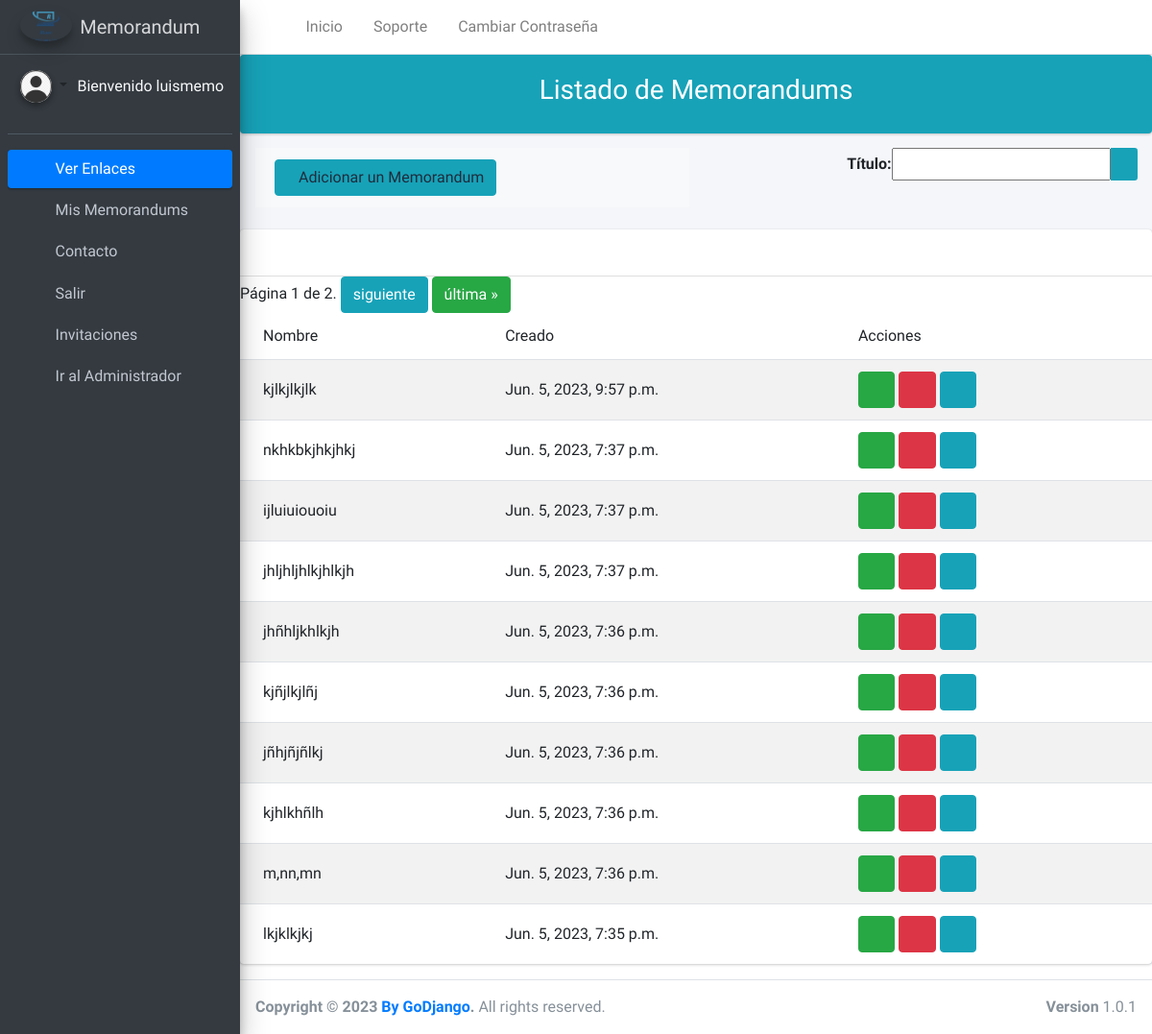
The page /memos/mismemos (signed in) on the database its author committed.
### home/models.py (models this page shows, shortened)
class Empresa(SingletonModel):
    nombre = models.CharField(verbose_name='Nombre de la Empresa',max_length=50)
    logo = models.ImageField(verbose_name='Logo de la Empresa',upload_to="Empresa",null=True,blank=True)
    mision = models.TextField(verbose_name='Misión de la Empresa')
    vision = models.TextField(verbose_name='Visión de la Empresa')
    class Meta:
        verbose_name="Empresa"
        verbose_name_plural="Empresas"

### memorandum/models.py (models this page shows, shortened)
class Menorandum(models.Model):
    id = models.BigAutoField(primary_key=True)
    nombre=models.CharField(verbose_name='Título',max_length=200,unique=True)
    texto=RichTextField()
    email=models.EmailField(verbose_name='Correo Electrónico',max_length=255)
    archivos=models.ManyToManyField('Archivos',blank=True)
    date_expiring=models.DateField(verbose_name='Fecha de Expiración', null=True,blank=True)
    user=models.ForeignKey(User, on_delete=models.CASCADE)
    slug=models.SlugField(max_length=255, null=True, blank=True)
    created_at=models.DateTimeField(auto_now_add=True)
    class Meta:
        verbose_name="Memorandum"
        verbose_name_plural="Memorandums"
        permissions=(('can_download_file','Puede descargar archivos asociados'),)
    REQUIRED_FIELDS=['nombre','texto','email']

### memorandum/views.py (the view)
# urls.py: path('mismemos',memorandus,name="list_memorandums"),
@login_required
def memorandus(request):
    if request.user.is_authenticated:
        empresa = Empresa.objects.first()
        memo = Menorandum.objects.filter(user=request.user).order_by('-created_at')
        filter=MemoFilter(request.GET,queryset=memo)
        memo=filter.qs
        paginator = Paginator(memo, 10)
        page_number = request.GET.get('page')
        page_obj = paginator.get_page(page_number)
        return render(request, 'memo/list-memorandus.html',{'page_obj':page_obj,'filter':filter,'empresa':empresa})
    else:
        return redirect('loginn')

### memorandum/context.py (called while the page is built)
def cant_inv(request):
    if request.user.is_authenticated:
       inv=Invitacion.objects.filter(destinatarios__in=Destinatarios.objects.filter(destinatario=request.user)).count()
    else:
        inv="Debes hacer Login"
    return {'c_invitacion':inv}

### memorandum/templates/memo/list-memorandus.html (shortened to what this page needs)
{% extends 'CRUD/list.html' %}
    {% load static %}
    {%block head%}
    <link rel="stylesheet" href="{% static 'plugins/fontawesome-free/css/all.min.css' %}">
    <link rel="stylesheet" href="https://code.ionicframework.com/ionicons/2.0.1/css/ionicons.min.css">
    <link rel="stylesheet" href="{% static 'plugins/tempusdominus-bootstrap-4/css/tempusdominus-bootstrap-4.min.css' %}">
    <link rel="stylesheet" href="{% static 'plugins/icheck-bootstrap/icheck-bootstrap.min.css' %}">
    <link rel="stylesheet" href="{% static 'plugins/jqvmap/jqvmap.min.css' %}">
    <link rel="stylesheet" href="{% static 'dist/css/adminlte.min.css' %}">
    <link rel="stylesheet" href="{% static 'plugins/overlayScrollbars/css/OverlayScrollbars.min.css' %}">
    <link rel="stylesheet" href="{% static 'plugins/daterangepicker/daterangepicker.css' %}">
    <link rel="stylesheet" href="{% static 'plugins/summernote/summernote-bs4.css' %}">
    {%endblock%}
{% block content %}
{%block list%}
<div style="margin:auto; text-align: center;" class="card bg-info text-white" >
    <h3 class="card-body">Listado de Memorandums</h3>
</div>
{%endblock%}
        {%block bot%}
        <div class="card-footer bg-light">
            {% if perms.memorandum.add_menorandum %}
            <a href="{% url 'add_memorandums' %}" title="Adicionar" class="btn btn-info"><i class='fas fa-plus'></i>Adicionar un Memorandum</a>
            {% endif %}
        </div>
        {%endblock%}
                {% block thead %}
                <thead style="margin-left:40px;">
                    <td>Nombre</td>
                    <td>Creado</td>
                    <td>Acciones</td>
                </thead>
                {% endblock %}
                {% block tbody %}
                <tbody>
                    {% if page_obj %}
                    {% for m in page_obj.object_list %}
                        <tr>
                            <td>{{ m.nombre }}</td>
                            <td>{{ m.created_at }}</td>
                            <td>
                                {% if perms.memorandum.change_menorandum %}
                                <a href="{% url 'update_memorandums' m.id %}" title="Actualizar"class="btn  btn-success"><i class='fas fa-edit'></i></a>
                                {% endif %}
                                {% if perms.memorandum.delete_menorandum %}
                                <a href="{% url 'delete_memorandums' m.id %}" id="eliminar" title="Eliminar" class="btn btn-danger"><i class='fas fa-trash-alt'></i></a>
                                {% endif %}
                                <a href="{% url 'detail_memorandums' m.user.username m.id %}" title="Ver" class="btn btn-info"><i class='fas fa-eye'></i></a>
                            </td>
                        </tr>
                    {% endfor %}
                    <div style="text-align: center;">
                    <div class="pagination">
                        <span class="step-links">
                            <span class="current">
                                Página {{ page_obj.number }} de {{ page_obj.paginator.num_pages }}.
                            </span>
                            {% if page_obj.has_next %}
                                <a class="btn btn-info" href="?page={{ page_obj.next_page_number }}">siguiente</a>
                                <a class="btn btn-success" href="?page={{ page_obj.paginator.num_pages }}">última &raquo;</a>
                            {% endif %}
                        </span>
                    </div>
                    </div>
                    {% else %}
                    <tr>
                        <td> No hay datos a Mostrar</td>
                    </tr>
                    {% endif %}
                </tbody>
                {% endblock %}
{% endblock %}

### home/templates/memorandum/base.html (shortened to what this page needs)
{% load static %}
<!DOCTYPE html>
<html>
{% block head %}{% endblock %}
{% block nav %}
<body class="hold-transition sidebar-mini layout-fixed">
<div class="wrapper">
  <nav class="main-header navbar navbar-expand navbar-white navbar-light">
    <ul class="navbar-nav">
      <li class="nav-item">
        <a class="nav-link" data-widget="pushmenu" href="#" role="button"><i class="fas fa-bars"></i></a>
      </li>
      <li class="nav-item d-none d-sm-inline-block">
        <a href="{% url 'Home' %}" class="nav-link">Inicio</a>
      </li>
      <li class="nav-item d-none d-sm-inline-block">
        <a href="{% url 'Contacto' %}" class="nav-link">Soporte</a>
      </li>
      <li class="nav-item d-none d-sm-inline-block">
        <a href="{% url 'Cambiar_Contraseña' %}" class="nav-link">Cambiar Contraseña</a>
      </li>
    </ul>
  </nav>
  <aside class="main-sidebar sidebar-dark-primary elevation-4">
    <a href="{% url 'Home' %}" class="brand-link">
      <img src="{{empresa.logo.url}}" alt="Logo" class="brand-image img-circle elevation-3"
           style="opacity: .8">
      <span class="brand-text font-weight-light">Memorandum</span>
    </a>
    <div class="sidebar">
      <div class="user-panel mt-3 pb-3 mb-3 d-flex">
        <div class="image dropdown-toggle">
          <img src="{% static 'dist/img/profile.png' %}" class="img-circle elevation-2" alt="User Image">
        </div>
        {% if user.is_authenticated %}
        <div class="info ">
          <p class="d-block text-light">Bienvenido {{user}}</p>
        </div>
        {% endif %}
      </div>
      <nav class="mt-2">
        <ul class="nav nav-pills nav-sidebar flex-column" data-widget="treeview" role="menu" data-accordion="false">
          <li class="nav-item has-treeview menu-open">
            <a href="#" class="nav-link active">
              <i class="nav-icon fas fa-tachometer-alt"></i>
              <p>
                Ver Enlaces
                <i class="right fas fa-angle-left"></i>
              </p>
            </a>
            <ul class="nav nav-treeview">
              {% if perms.memorandum.view_menorandum %}
              <li class="nav-item">
                <a href="{% url 'list_memorandums' %}" class="nav-link ">
                  <i class="fas fa-pen nav-icon"></i>
                  <p>Mis Memorandums</p>
                </a>
              </li>
              {% endif %}
              <li class="nav-item">
                <a href="{% url 'Contacto' %}" class="nav-link">
                  <i class="fas fa-comments nav-icon"></i>
                  <p>Contacto</p>
                </a>
              </li>
              {% if user.is_authenticated %}
              <li class="nav-item">
                <a href="{% url 'logout' %}" class="nav-link">
                  <i class="fas fa-power-off nav-icon"></i>
                  <p>Salir</p>
                </a>
              </li>
              {% endif %}
              {% if user.is_authenticated %}
              <li class="nav-item">
                <a href="{% url 'list_invitaciones' %}" class="nav-link">
                  <i  class="far fa-bell nav-icon"></i>
                  <p>Invitaciones</p>
                </a>
              </li>
              {% endif %}
              {% if user.is_superuser %}
              <li class="nav-item">
                <a href="/admin" class="nav-link">
                  <i class="fa fa-cogs nav-icon"></i>
                  <p>Ir al Administrador</p>
                </a>
              </li>
              {% endif %}
            </ul>
          </li>
      </nav>
    </div>
  </aside>
  {% endblock %}
  {% block body %}{% endblock %}
  {% block foot %}
  <footer class="main-footer">
    <strong>Copyright &copy; 2023 <a href="#">By GoDjango</a>.</strong>
    All rights reserved.
    <div class="float-right d-none d-sm-inline-block">
      <b>Version</b> 1.0.1
    </div>
  </footer>
</div>
</body>
{% endblock %}
</html>

### rows shown on the page
Empresa: logo (picture)
Menorandum: nombre "kjlkjlkjlk", created_at "Jun. 5, 2023, 9:57 p.m."
Menorandum: nombre "nkhkbkjhkjhkj", created_at "Jun. 5, 2023, 7:37 p.m."
Menorandum: nombre "ijluiuiouoiu", created_at "Jun. 5, 2023, 7:37 p.m."
Menorandum: nombre "jhljhljhlkjhlkjh", created_at "Jun. 5, 2023, 7:37 p.m."
Menorandum: nombre "jhñhljkhlkjh", created_at "Jun. 5, 2023, 7:36 p.m."
Menorandum: nombre "kjñjlkjlñj", created_at "Jun. 5, 2023, 7:36 p.m."
Menorandum: nombre "jñhjñjñlkj", created_at "Jun. 5, 2023, 7:36 p.m."
Menorandum: nombre "kjhlkhñlh", created_at "Jun. 5, 2023, 7:36 p.m."
Menorandum: nombre "m,nn,mn", created_at "Jun. 5, 2023, 7:36 p.m."
Menorandum: nombre "lkjklkjkj", created_at "Jun. 5, 2023, 7:35 p.m."

### other values the page prints
{{ user }} "luismemo"
{{ page_obj.number }} "1"
{{ page_obj.paginator.num_pages }} "2"
